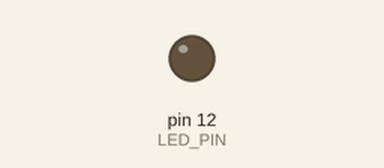
This program was run on a simulated Arduino Mega 2560, built with avr-gcc and run on an emulated ATmega2560. Parts: output pins drawn as LEDs (lit = HIGH). What the program prints to the serial monitor is not drawn.

Above: at 0.35 s.
At 2.7 s:
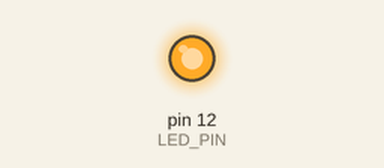
Timing chart, 0 to 8.1 s (numbered marks = the images above):
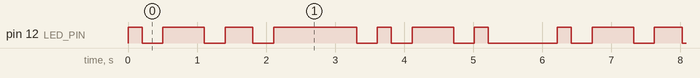

The program:

main.cpp
```cpp
#include <Arduino.h>

#define DEBUG 1                                       // Seriellen Port ein / aus
#define TOKENS ". _ .. __ . _ ."                      // Ausgabestring, max 39 Zeichen Zeile 20: szBuffer
#define HOLD_POINT 200                                // Wartezeiten in ms
#define HOLD_UNDER 600
#define HOLD_SPACE 300
#define HOLD_NEXT 1000                                // Pause
#define LED_PIN 12                                    // Pin -> LED

void setup() {
  #ifdef DEBUG                                        // Zeile 3 auskommentiert?
    Serial.begin(1200);
    Serial.println("Debug-Mode aktiv!");
  #endif
  pinMode(LED_PIN, OUTPUT);
}

void loop() {
  char szBuffer[40];                                  // Ausgabestring
  char* pszLoop = szBuffer;                           // Zeiger auf 1. Zeichen
  char token;                                         // aktuelles Zeichen
  sprintf(szBuffer, "%s", TOKENS);                    // String in Buffer kopieren
  unsigned long int uiHold = 0;                       // Wartezeit
  unsigned long int tick;                             // anstelle von delay
  while (1) {                                         // Endlosschleife starten
    tick = millis();
    if (tick > uiHold) {
      digitalWrite(LED_PIN, LOW);
      token = *pszLoop++;                             // Zeichen holen und Zeiger inkrementieren
      #ifdef DEBUG
        if (token) { Serial.print(token); }           // Endekennung nicht ausgeben
      #endif
      switch (token) {                                // Zeichen auswerten
        case 0x2E:                                    // Punkt ?
          uiHold = tick + HOLD_POINT;                 // Wartezeit setzen
          digitalWrite(LED_PIN, HIGH);                // LED schalten
        break;
        case 0x5F:
          uiHold = tick + HOLD_UNDER;
          digitalWrite(LED_PIN, HIGH);
        break;
        case 0x20:
          uiHold = tick + HOLD_SPACE;
          digitalWrite(LED_PIN, LOW);
        break;
        case 0x00:                                    // Endekennung
          uiHold = tick + HOLD_NEXT;                  // Pause setzen
          digitalWrite(LED_PIN, LOW);
          pszLoop = szBuffer;                         // Zeiger auf Anfang
          #ifdef DEBUG
            Serial.println();                         // Zeilenschaltung
          #endif
        break;
      }
    }
  }
}
```

Measured:
- by itself, pin 12 (LED_PIN): repeats every 6.2 s: LOW 0.30 s, HIGH 0.60 s, LOW 0.30 s, HIGH 0.40 s, LOW 0.30 s, HIGH 1.2 s, LOW 0.30 s, HIGH 0.20 s, LOW 0.30 s, HIGH 0.60 s, LOW 0.30 s, HIGH 0.20 s, LOW 1.0 s, HIGH 0.20 s
- by itself, everything shown: repeats every 6.2 s, in 14 steps
